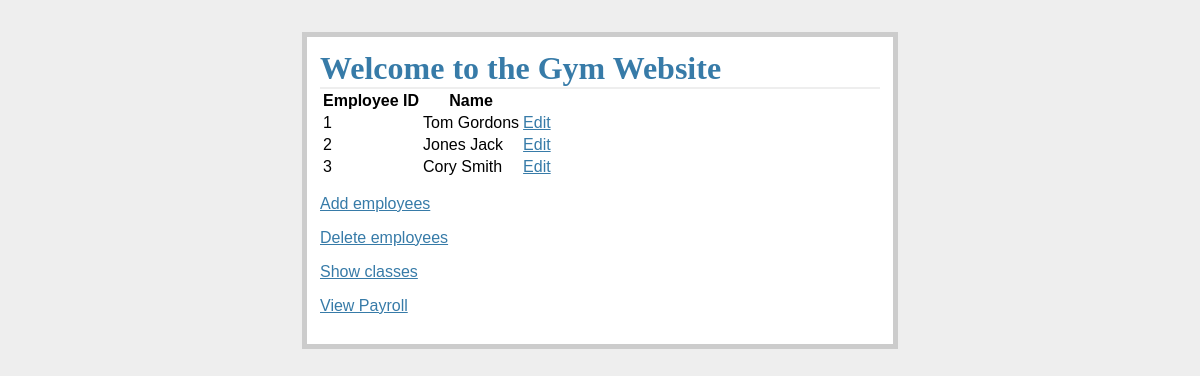
Before: /show_employees with the older database file.
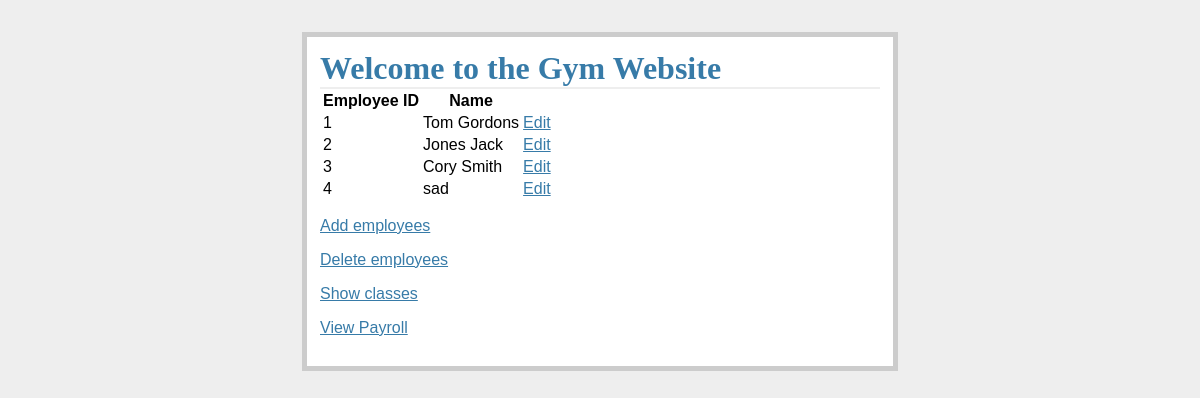
After: the same page with the newer database file.
### tables this page shows
CREATE TABLE Instructor(id INTEGER  PRIMARY KEY AUTOINCREMENT, name varchar(20));

### gym.py (the view)
@app.route('/show_employees')
def get_employees():
    db = get_db()
    c = db.cursor()
    cur =  db.execute( "select distinct i.id,i.name from Instructor i")
    employees = cur.fetchall()
    return render_template("show_employees.html", employees =  employees)

### gym.py (called while the page is built)
def connect_db():
    rv = sqlite3.connect(app.config["DATABASE"])
    rv.row_factory = sqlite3.Row
    return rv

def get_db():
    if not hasattr(g, 'sqlite_db'):
        g.sqlite_db = connect_db()
    return g.sqlite_db

### templates/show_employees.html (shortened to what this page needs)
{% extends "layout.html" %}
{% block body %}
  <table>
    <tr>
      <th>Employee ID</th>
      <th>Name</th>
    </tr>
    {% for employee in employees %}
      <tr>
        <td>{{employee.id}}</td>
        <td>{{employee.name}}</td>
        <td><a href="{{ url_for('edit_employee',id=employee.id) }}">Edit</a></td>
      </tr>
    {% else %}
      <li><em>No employees so far</em>
    {% endfor %}
  </table>
    <p><a href="{{ url_for('add_employee') }}">Add employees</a></p>
    <p><a href="{{ url_for('delete_employee') }}">Delete employees</a></p>
    <p><a href="{{ url_for('get_classes') }}">Show classes</a></p>
    <p><a href="{{ url_for('view_payroll') }}">View Payroll</a></p>
{% endblock %}

### templates/layout.html (shortened to what this page needs)
<!doctype html>
<link rel=stylesheet type=text/css href="{{ url_for('static', filename='style.css') }}">
<div class=page>
  <h1>Welcome to the Gym Website</h1>
  {% block body %}{% endblock %}
</div>

### static/style.css (style rules this page uses)
a, h1, h2 { color: #377ba8; }
h1, h2 { font-family: 'Georgia', serif; margin: 0; }
h1 { border-bottom: 2px solid #eee; }
.page { margin: 2em auto; width: 35em; border: 5px solid #ccc; padding: 0.8em; background: white; }

Changed rows visible on the page:
added Instructor: id "4", name "sad"
